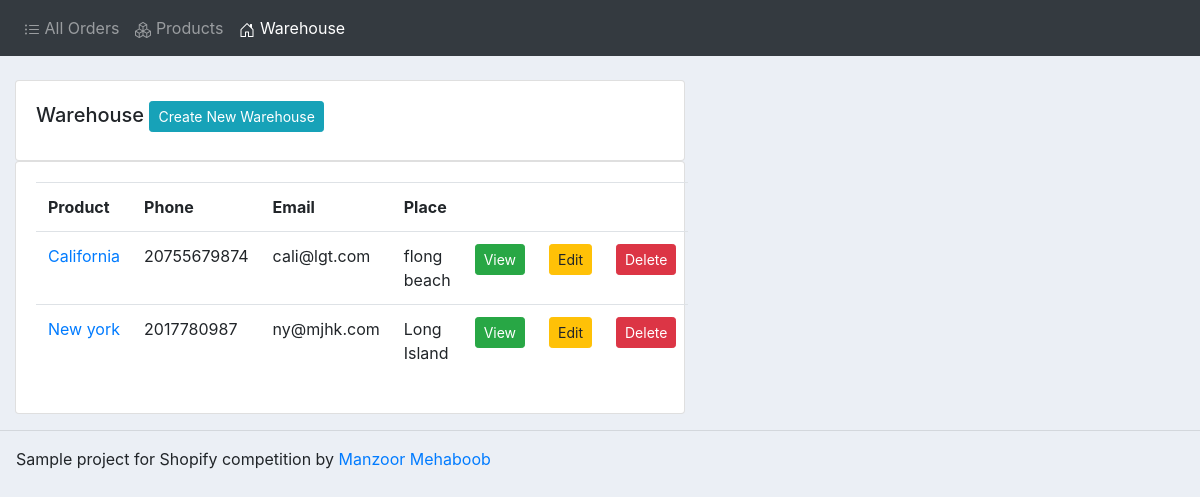
/warehouse_list, run on an earlier commit of the app's database.
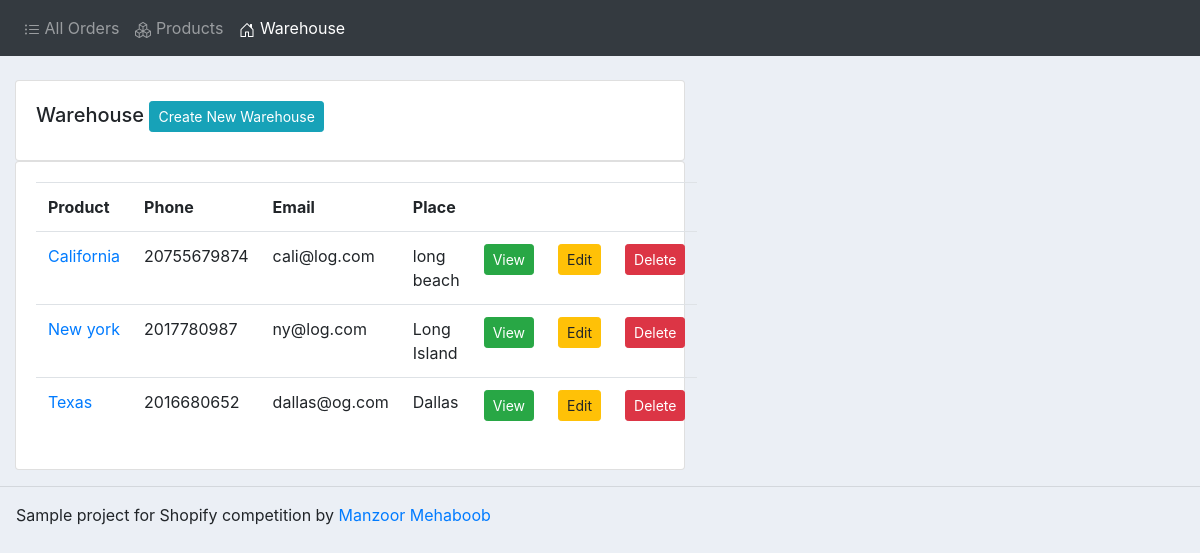
And on a later commit of the database.
### accounts/models.py (models this page shows, shortened)
class Warehouse(models.Model):
	id = models.AutoField(primary_key=True)
	name = models.CharField(max_length=200, null=True)
	phone = models.CharField(max_length=200, null=True)
	email = models.CharField(max_length=200, null=True)
	place = models.CharField(max_length=200, null=True)
	date_created = models.DateTimeField(auto_now_add=True, null=True)

### accounts/views.py (the view)
# urls.py: path('warehouse_list', views.warehouseList, name="warehouse_list"),
def warehouseList(request):
	warehouse = Warehouse.objects.all()
	return render(request, 'accounts/warehouse_list.html', {'warehouse':warehouse})

### accounts/templates/accounts/warehouse_list.html
{% extends 'accounts/main.html' %}
{% block content %}
<br>
<div class="row">
	<div class="col-md-7">
		<div class="card card-body">
			<h5>Warehouse <a class="btn btn-sm btn-info" href="{% url 'create_warehouse' %}">Create New
					Warehouse</a> </h5>
		</div>
		<div class="card card-body">
			<table class="table">
				<tr>
					<th>Product</th>
					<th>Phone</th>
					<th>Email</th>
					<th>Place</th>
					<th></th>
					<th></th>
					<th></th>
				</tr>
				{% for warehouse in warehouse %}
				<tr>
					<td><a href="{% url 'warehouse' warehouse.id %}">{{warehouse.name}}</a>
					</td>
					<td>{{warehouse.phone}}</td>
					<td>{{warehouse.email}}</td>
					<td>{{warehouse.place}}</td>
					<td><a class="btn btn-sm btn-success" href="{% url 'warehouse' warehouse.id %}">View</a></td>
					<td><a class="btn btn-sm btn-warning" href="{% url 'update_warehouse' warehouse.id %}">Edit</a></td>
					<td><a class="btn btn-sm btn-danger" href="{% url 'delete_warehouse' warehouse.id %}">Delete</a>
					</td>
				</tr>
				{% endfor %}
			</table>
		</div>
	</div>
</div>
{% endblock content %}

What changed in the data, as far as the page shows it:
changed Warehouse "California": email "cali@lgt.com" → "cali@log.com"; place "flong beach" → "long beach"
changed Warehouse "New york": email "ny@mjhk.com" → "ny@log.com"
added Warehouse: name "Texas", phone "2016680652", email "dallas@og.com", place "Dallas"
